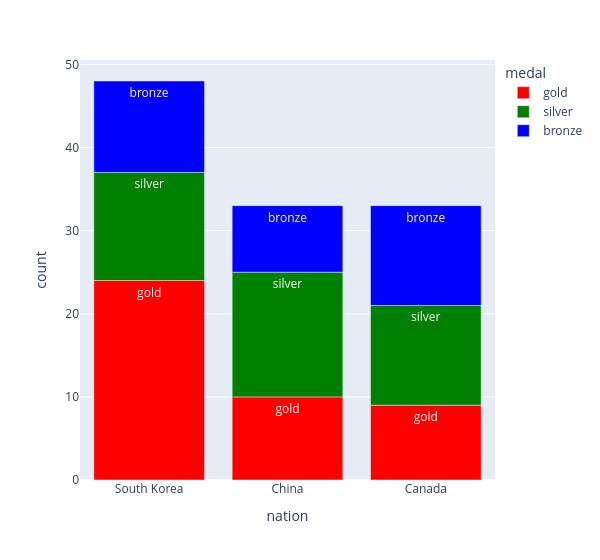

Source (notebook cell):
### Code cell
px.bar(df, x='nation',y='count',color='medal', width=600,
        color_discrete_map={            # setting different colors to different medal types
            'gold':'red',
            'silver':'green',
            'bronze':'blue'
        },
        text = 'medal'
       )

### Figure 1 — Plotly figure (JSON) as saved in the notebook; plotly's stock layout.template omitted (floating-point values rounded to 4 significant figures)
{"data": [{"hovertemplate": "medal=%{text}<br>nation=%{x}<br>count=%{y}<extra></extra>", "legendgroup": "gold", "marker": {"color": "red", "pattern": {"shape": ""}}, "name": "gold", "orientation": "v", "showlegend": true, "text": ["gold", "gold", "gold"], "textposition": "auto", "type": "bar", "x": ["South Korea", "China", "Canada"], "xaxis": "x", "y": [24, 10, 9], "yaxis": "y"}, {"hovertemplate": "medal=%{text}<br>nation=%{x}<br>count=%{y}<extra></extra>", "legendgroup": "silver", "marker": {"color": "green", "pattern": {"shape": ""}}, "name": "silver", "orientation": "v", "showlegend": true, "text": ["silver", "silver", "silver"], "textposition": "auto", "type": "bar", "x": ["South Korea", "China", "Canada"], "xaxis": "x", "y": [13, 15, 12], "yaxis": "y"}, {"hovertemplate": "medal=%{text}<br>nation=%{x}<br>count=%{y}<extra></extra>", "legendgroup": "bronze", "marker": {"color": "blue", "pattern": {"shape": ""}}, "name": "bronze", "orientation": "v", "showlegend": true, "text": ["bronze", "bronze", "bronze"], "textposition": "auto", "type": "bar", "x": ["South Korea", "China", "Canada"], "xaxis": "x", "y": [11, 8, 12], "yaxis": "y"}], "layout": {"barmode": "relative", "legend": {"title": {"text": "medal"}, "tracegroupgap": 0}, "margin": {"t": 60}, "width": 600, "xaxis": {"anchor": "y", "domain": [0, 1], "title": {"text": "nation"}}, "yaxis": {"anchor": "x", "domain": [0, 1], "title": {"text": "count"}}}}
